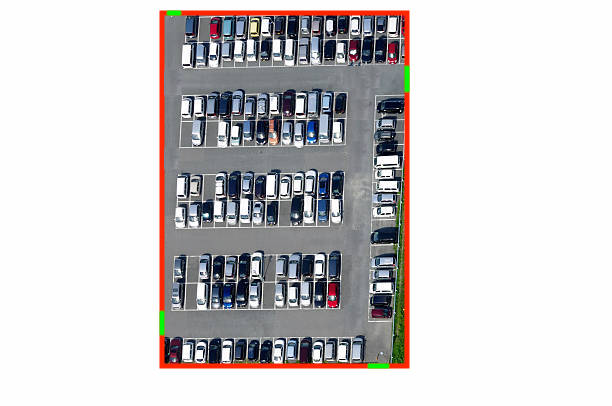
//> input picture Imagenes/Car_Parking.jpg, 612 x 406 px, given in place of the camera
$ ./projectfilter   (built with g++ and OpenCV 4)
//> lines starting //> are read from the running program, lines starting //| are printed output that depends on the picture; after the words box and inside, x2 and y2 are one past the last pixel; in counts of white or black regions, pixels touching at a corner belong together
#include <opencv2/imgproc/imgproc.hpp>
#include <opencv2/core/core.hpp>
#include <opencv2/highgui/highgui.hpp>
#include <iostream>
#include <stdlib.h>
#include <stdio.h>

using namespace std;
using namespace cv;

int DELAY_CAPTION = 1500;
int DELAY_BLUR = 100;
int MAX_KERNEL_LENGTH = 21;

Point anchor;
double delta;
int ddepth;
int kernel_size;
//char* window_name = "filter2D Demo";
int c;
int lowthres = 500;

int erosion_elem = 1;
int erosion_size = 0;
int dilation_elem = 0;
int dilation_size = 0;
int const max_elem = 2;
int const max_kernel_size = 21;
bool frozen = false;

Mat img; Mat gauss; Mat ave; Mat med; Mat lap; Mat dx; Mat gray; Mat avek; Mat edges; Mat aux;
Mat hat; Mat absdx; Mat absdy; Mat dy; Mat eros; Mat dil; Mat enhan;

Mat final;

int main(int argc, char *argv[]) {
  VideoCapture camera = VideoCapture(0);
  bool isCameraAvailable = camera.isOpened();

  while(true) {
    if (!frozen) {
      camera.read(img);
//> img is the input picture: 406 rows x 612 cols, CV_8UC3; mean B, G, R 205.2, 204.5, 207.5
    }

    switch(waitKey(3)){
//> the Esc key is pressed
				case 'f':
					frozen = not frozen;
					break;
    }

  cvtColor(img, final, COLOR_BGR2GRAY);
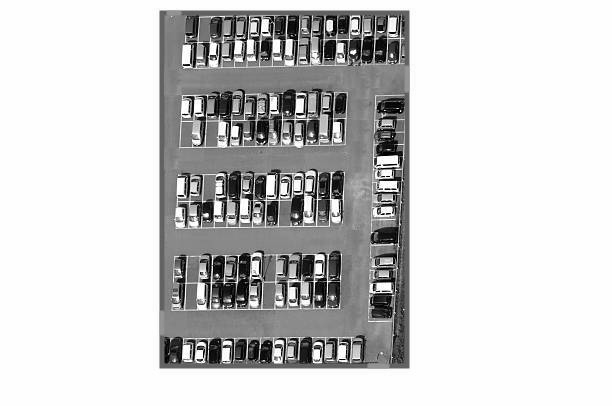
//> final: 406 rows x 612 cols, CV_8UC1; min 0, max 255, mean 205.5
  Mat binaryMat(final.size(), final.type());
  threshold(final, final, 225, 255, cv::THRESH_BINARY);
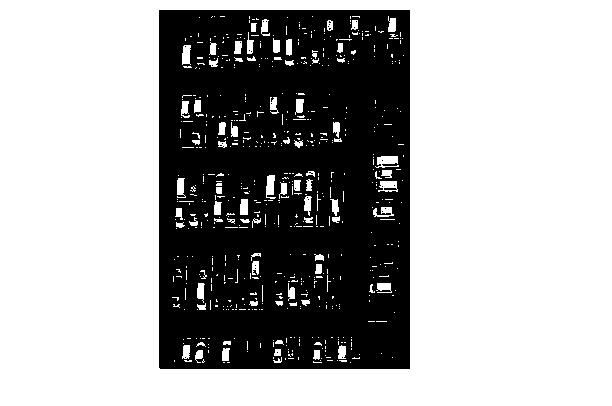
//> final: 406 rows x 612 cols, CV_8UC1; 66.6% white; 33 black regions (32 under 20 px), largest, box (x1, y1, x2, y2) and area: (159, 10, 410, 369) 82859
  dilate(final, final, Mat(), Point(-1, -1), 2, 1, 1);
  erode(final, final,Mat(), Point(-1, -1), 2, 1, 1);
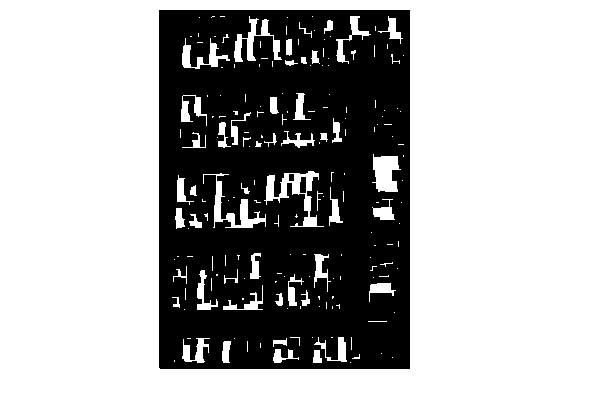
//> final: 406 rows x 612 cols, CV_8UC1; 68.1% white; 3 black regions, box (x1, y1, x2, y2) and area: (159, 10, 410, 369) 79194, (300, 177, 306, 193) 91, (289, 174, 294, 181) 35
  imshow("Imagen Final", final);
  }
}
